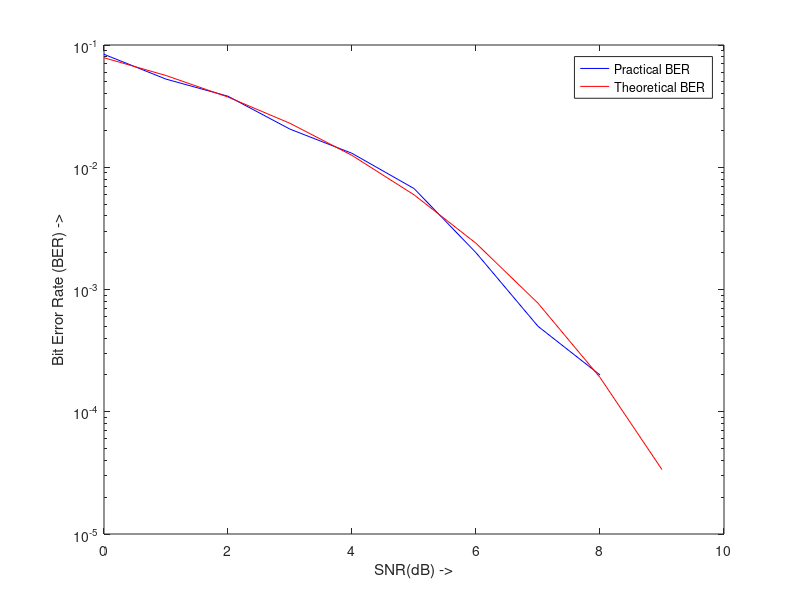

This chart was generated by the following MATLAB code: (Note: this script raises an error after producing the figure.)
% 19ucc023
% Mohit Akhouri
% Observation 1 - Practical and Theoretical BER of BPSK Modulation

% This code will implement BPSK Modulation and compare the theoretical and
% analytical BER 

% This code will also plot the graph between Theoretical and Practical BER
% vs. Signal to Noise Ratio ( SNR )

clc;
clear all;
close all;

size = 10000; % intializing the size for the random variable and input signal
BER_Practical = zeros(1,10); % Initializing the Array to store practical values of BER
BER_Theoretical = zeros(1,10); % Initializing the Array to store Theoretical values of BER

x=zeros(1,size); % Initializing the array to store the POLAR input signal x[n]

% ALGORITHM for initializing a POLAR SIGNALLING x[n]
for i=1:size
    rnd = rand();
    if(rnd>0.5)
        x(i)=1;  % +V in POLAR SIGNALLING
    else
        x(i)=-1; % -V in POLAR SIGNALLING
    end
end

SNR_dB = 0:9; % defining the range of Signal to Noise Ratio ( Measured in dB )

% Main loop algorithm for calculation of x[n],y[n], noise "n"
% and calculation of theoretical and practical BER
for i=1:length(SNR_dB)
    
    SNR=10^((i-1)/10);
    N = 1/SNR;
    M=sqrt(N/2);
    
    y=zeros(1,size); % to store the output signal y[n] = x[n] + n , n= AWGN noise
    n=zeros(1,size); % to store the AWGN noise
    
    % Loop for calculation of AWGN noise and storing in variable 'n'
    for j=1:size
        n(j)=M*randn(); % using randn function to randomly choose any integer
    end
    
    % Loop to calculate the output signal y[n] = x[n] + n, n = AWGN noise
    for j=1:size
        y(j)=x(j)+n(j);
    end
    
    % Main Loop algorithm for ML-Detection of BPSK modulation
    yn=zeros(1,size);
    for j=1:size
        if(y(j)>=0) % Based on decision rule , either +V(1) or -V(-1) is choosen
            yn(j)=1;
        else
            yn(j)=-1;
        end
    end
    
    % Comparing the transmitted and received message signal 
    % and calculating the Practical BER 
    for j=1:size
        if(x(j)~=yn(j))
            BER_Practical(i)=BER_Practical(i)+1;
        end
    end
    
    BER_Practical(i)=BER_Practical(i)/size; % Calculation of Practical BER
    BER_Theoretical(i)=qfunc(sqrt(2/N));  % Calculation of Theoretical BER using Q function
    
end

% Display of Theoretical and Practical BER
disp(sprintf('%-10s \t %-20s \t %-20s','index','Theoretical BER','Practical BER'));
for i=1:10
    disp(sprintf('%-10i %-20d \t %-20d',i,BER_Practical(i),BER_Theoretical(i)));
end

% Plots of Practical and Theoretical BER vs. Signal to Noise Ratio ( SNR )
% in dB
semilogy(SNR_dB,BER_Practical,'Color','blue'); % semilogy used for plotting on base-10 logarithmic scale on Y-axis
hold on;
semilogy(SNR_dB,BER_Theoretical,'Color','red'); % semilogy used for plotting on base-10 logarithmic scale on Y-axis

ylabel('Bit Error Rate (BER) ->');
xlabel('SNR(dB) ->');
legend('Practical BER','Theoretical BER');
title('19ucc023 - Mohit Akhouri','Plot of Theoretical and Practical BER vs. SNR(dB) for BPSK modulation');
grid on;

hold off;